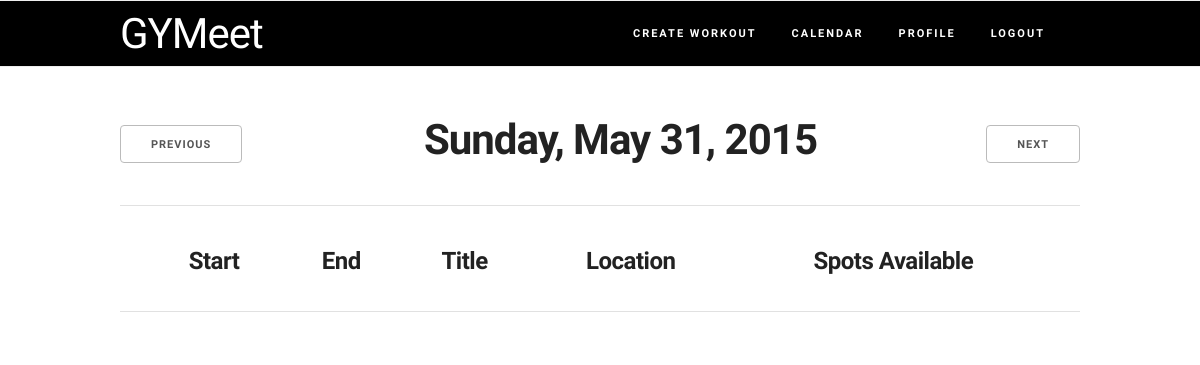
Before: /day.php?date=2015-05-31 (signed in) with the older database file.
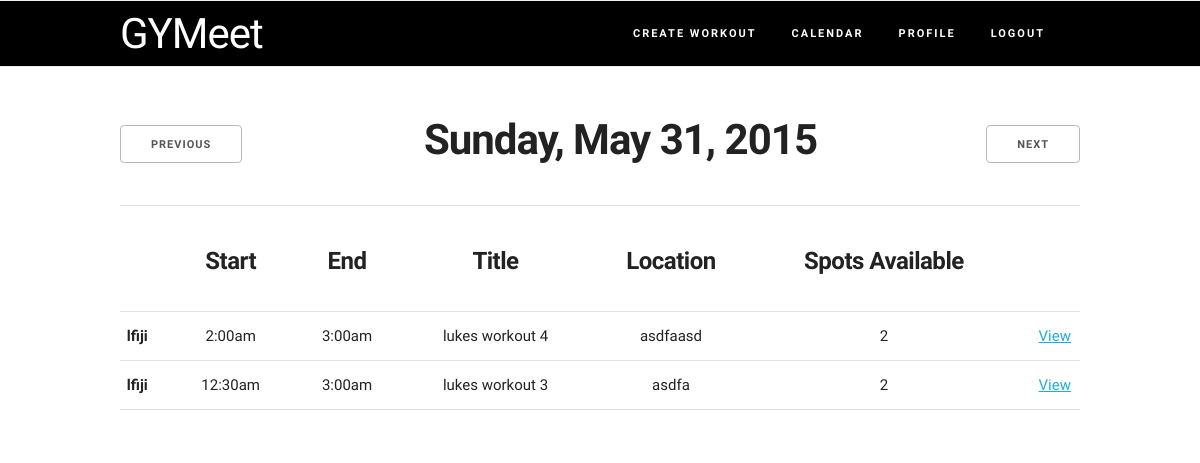
After: the same page with the newer database file.
### tables this page shows
CREATE TABLE IF NOT EXISTS `workouts` (
  `workoutDate` varchar(15) NOT NULL,
  `title` varchar(40) NOT NULL,
  `location` varchar(50) NOT NULL,
  `numOfReserves` int(2) NOT NULL,
  `spotsLeft` int(1) NOT NULL,
  `author` varchar(20) NOT NULL,
  `description` varchar(200) NOT NULL,
  `startTime` varchar(15) NOT NULL,
  `endTime` varchar(15) NOT NULL,
  `reserve1` varchar(20) NOT NULL,
  `reserve2` varchar(20) NOT NULL,
  `reserve3` varchar(20) NOT NULL
);

### day.php (the view, shortened to what this page needs)
<!DOCTYPE html>
<html lang="en">
<head>
  <link rel="stylesheet" href="css/normalize.css">
  <link rel="stylesheet" href="css/skeleton.css">
  <link rel="stylesheet" href="css/custom.css">
</head>
<body>
  <nav class="navbar">
    <div class="container">
     <h2 class="logo">GYMeet</h2>
      <ul class="navbar-list">
        <li class="navbar-item"><a class="navbar-link" href="logoutControl.php">Logout</a></li>
        <li class="navbar-item"><a class="navbar-link" href="ProfileControl.php">Profile</a></li>
        <li class="navbar-item"><a class="navbar-link" href="month.php">Calendar</a></li>
        <li class="navbar-item"><a class="navbar-link" href="createWorkoutForm.php">Create Workout</a></li>
      </ul>
    </div>
  </nav>
  <div class="container">
    <div class="row">
      <div class="twelve columns" style="margin-top: 10%">
        <?php session_start();
          $connect=mysqli_connect("localhost", "root", "", "gymeet")
            or die("Could Not Connect");
            $prev_date = date('Y-m-d', strtotime($_GET["date"] .' -1 day'));
            $next_date = date('Y-m-d', strtotime($_GET["date"] .' +1 day'));
            echo "<table width='100%'><tr>";
            echo "<td style='text-align:left'><h2><button onClick=\"location.href='day.php?date=".$prev_date."'\">previous</h2></button></td>";
            echo "<td style='text-align:center'><h2><strong>" . date("l", strtotime($_GET["date"])) . ", " . date("M d, Y", strtotime($_GET["date"])) . "</strong></h2></td>";
            echo "<td style='text-align:right'><h2><button onClick=\"location.href='day.php?date=".$next_date."'\">next</h2></button></td>";
            echo "</tr></table>";
          $user = $_SESSION["userName"];
          $query = "SELECT * FROM friends WHERE UserName = '$user'";
          $result = mysqli_query( $connect, $query);
          echo "<table id='table' width='100%'>";
          echo "<tr><th><h5><strong></strong></h5></th><th><h5><strong>Start</strong></h5></th><th><h5><strong>End</strong></h5></th><th><h5><strong>Title</strong></h5></th><th><h5><strong>Location</strong></h5></th><th><h5><strong>Spots Available</strong></h5></th><th><h5><strong></strong></h5></th></tr>";
          while($row = mysqli_fetch_array($result))
          {
            $wDate = date("n-j-Y", strtotime($_GET["date"]));
            $workoutInfo = "SELECT * FROM workouts WHERE author = '$row[friend]' and workoutDate = '$wDate' ORDER BY startTime DESC ";
            $wresult = mysqli_query($connect, $workoutInfo);
            while($wRow = mysqli_fetch_array($wresult))
            if ($wRow)
            {
              echo "<tr><td><strong>".$wRow['author']."</strong></td>
                    <td>".$wRow['startTime']."</td>
                    <td>".$wRow['endTime']."</td>
                    <td>".$wRow['title']."</td>
                    <td>".$wRow['location']."</td>
                    <td>".$wRow['spotsLeft']."</td>
                    <td><a href=\"viewWorkout.php?friend=".$wRow['author']."&title=".$wRow['title']."&workoutDate=".$wDate."\">View</a></td></tr>";
            }
          }
          echo "</table>";
        ?>
      </div>
    </div>
  </div>
</body>
</html>

### css/skeleton.css (style rules this page uses)
.container { position: relative; width: 100%; max-width: 960px; margin: 0 auto; padding: 0 20px; box-sizing: border-box; }
.column, .columns { width: 100%; float: left; box-sizing: border-box; }
@media (min-width: 400px) { .container { width: 85%; padding: 0; } }
@media (min-width: 550px) { .container { width: 80%; } }
@media (min-width: 550px) { .column, .columns { margin-left: 4%; } }
@media (min-width: 550px) { .column:first-child, .columns:first-child { margin-left: 0; } }
@media (min-width: 550px) { .twelve.columns { width: 100%; margin-left: 0; } }
html { font-size: 62.5%; }
body { font-size: 1.5em; line-height: 1.6; font-weight: 400; font-family: "Raleway", "HelveticaNeue", "Helvetica Neue", Helvetica, Arial, sans-serif; color: #222; }
h1, h2, h3, h4, h5, h6 { margin-top: 0; margin-bottom: 2rem; font-weight: 300; }
h2 { font-size: 3.6rem; line-height: 1.25; letter-spacing: -.1rem; }
h5 { font-size: 1.8rem; line-height: 1.5; letter-spacing: -.05rem; }
@media (min-width: 550px) { h2 { font-size: 4.2rem; } }
@media (min-width: 550px) { h5 { font-size: 2.4rem; } }
a { color: #1EAEDB; }
.button, button, input[type="submit"], input[type="reset"], input[type="button"] { display: inline-block; height: 38px; padding: 0 30px; color: #555; text-align: center; font-size: 11px; font-weight: 600; line-height: 38px; letter-spacing: .1rem; text-transform: uppercase; text-decoration: none; white-space: nowrap; background-color: transparent; border-radius: 4px; border: 1px solid #bbb; cursor: pointer; box-sizing: border-box; }
ul { list-style: circle inside; }
ol, ul { padding-left: 0; margin-top: 0; }
li { margin-bottom: 1rem; }
th, td { padding: 12px 15px; text-align: left; border-bottom: 1px solid #E1E1E1; }
th:first-child, td:first-child { padding-left: 0; }
th:last-child, td:last-child { padding-right: 0; }
button, .button { margin-bottom: 1rem; }
pre, blockquote, dl, figure, table, p, ul, ol, form { margin-bottom: 2.5rem; }
.container:after, .row:after, .u-cf { content: ""; display: table; clear: both; }

### css/custom.css (style rules this page uses)
.logo { float: left; line-height: 6.5rem; color: #fff; }
.navbar { border-top-width: 0; display: block; width: 100%; height: 6.5rem; background: #000; z-index: 99; border-top: 1px solid #eee; border-bottom: 1px solid #eee; }
.navbar > .container { width: 80%; }
.navbar-list { list-style: none; margin-bottom: 0; }
.navbar-item { position: relative; float: right; margin-bottom: 0; }
.navbar-link { text-transform: uppercase; font-size: 11px; font-weight: 600; letter-spacing: .2rem; margin-right: 35px; text-decoration: none; line-height: 6.5rem; color: #fff; }
.navbar { position: fixed; top: 0; left: 0; }

### day.php (style rules this page uses)
td, h5, h6 { text-align:center; }

Changed rows visible on the page:
added workouts: author "lfiji", startTime "2:00am", endTime "3:00am", title "lukes workout 4", location "asdfaasd", spotsLeft "2"
added workouts: author "lfiji", startTime "12:30am", endTime "3:00am", title "lukes workout 3", location "asdfa", spotsLeft "2"
